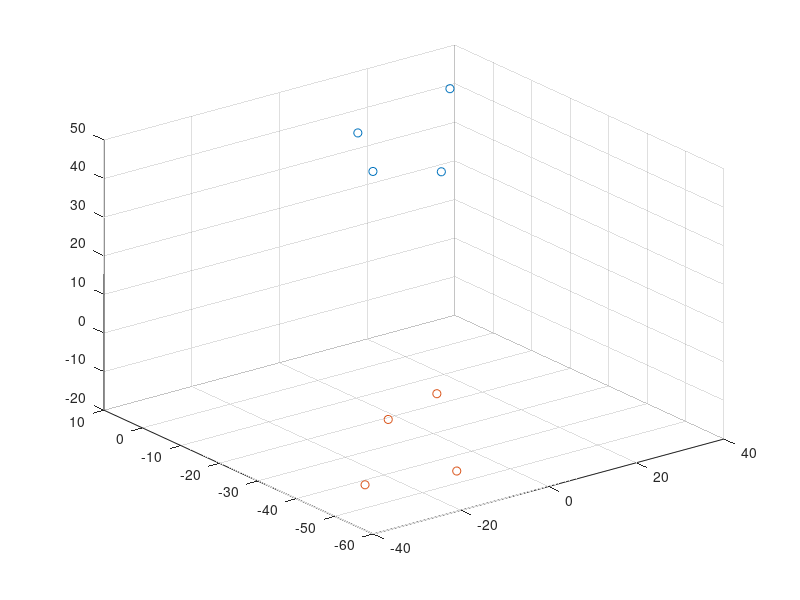
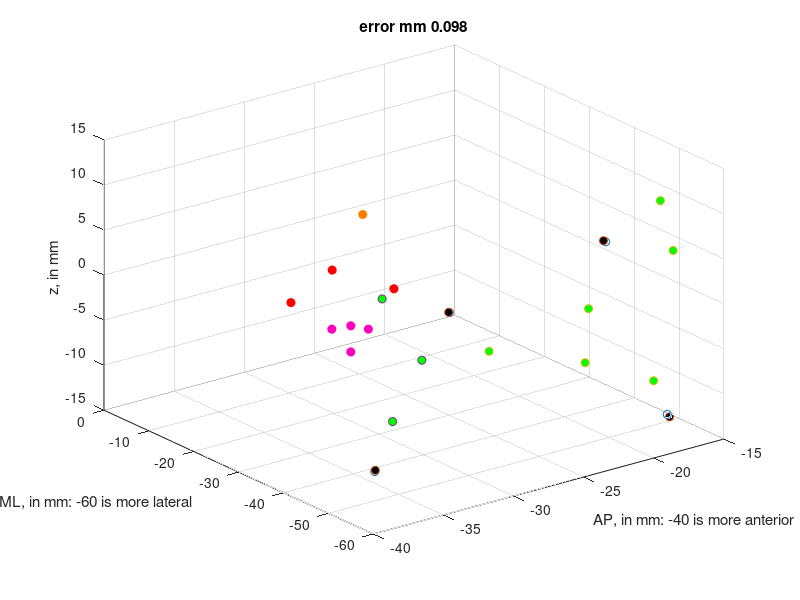

The MATLAB source for these figures, in order: (Note: this script raises an error after producing the figures.)
%%%% microCT (micro photonics) coordinates

%based on micro photonics dataviewer coordinates, finding center of
%fiducial/well by eye:

%xyz are in pixel units, each pixel is 20 micron isotropic. 

fiducial_locations=[378,72,2201; 
                    674, 72, 2255;
                    1372, 72, 2205; %double check 72 vs 74
                    878, 72, 1959;
                    1174, 72, 1955;
                    974, 72, 1607];
                
added_fiducial_locations=[928,72,1366;%(CT only shows holes) for right hemisphere added.    
                          1228,72,1270;
                          530,72,1213];              
                
% well_locations = [526, 80, 2007;%new orientation: 2
%                   1576, 80, 2257; %new orientation: 1
%                   698, 80, 1455;  %new orientation: 4
%                   1478, 80, 1211]; %new orientation: 3 -- %80-88 about equally likely for all wells. 

well_locations = [526, 80, 2007;
    698, 80, 1455;
    1576, 80, 2257;
    1478, 80, 1211;
    ];

           
              %plot to confirm no blatant data entry errors
% figure,
% scatter3(fiducial_locations(:,1),fiducial_locations(:,2),fiducial_locations(:,3)); hold all;
% scatter3(well_locations(:,1),well_locations(:,2),well_locations(:,3));
% scatter3(added_fiducial_locations(:,1),added_fiducial_locations(:,2),added_fiducial_locations(:,3));


% %compute some distances between points and compare to rough caliper measurement
% norm(fiducial_locations(1,:)-fiducial_locations(2,:))*20 %6mm, correct
% norm(fiducial_locations(2,:)-fiducial_locations(3,:))*20 %14mm, correct
% norm(fiducial_locations(3,:)-fiducial_locations(4,:))*20 %11mm, correct
% norm(fiducial_locations(4,:)-fiducial_locations(5,:))*20 %6mm, correct
% norm(fiducial_locations(5,:)-fiducial_locations(6,:))*20 %8mm, correct
% 
% norm(added_fiducial_locations(1,:)-added_fiducial_locations(2,:))*20 %6mm, correct
% norm(added_fiducial_locations(2,:)-added_fiducial_locations(3,:))*20 %14mm, correct
% 


%compute distances in calibrated xray of fiducials



%find well locations [in mm] in MRI
%based on Atomo 230512,
%/Users/alinapeter/Documents/Atomo_right_chamber_xray230512,
%MPRAGE_500mu_HF scan only, which was adjusted during scan and then in
%slicer so grid is straight. 

%locations in coordinates S, A, R
% MRI_well_locations=[-3.79, -17.88, 63.74;
%                           17.24, -13.12, 63.41;
%                           -0.41 -29.12 63.78;
%                           15.06 -33.96 63.53];
MRI_well_locations=[9.4, -22.5, -56.6; %top posterior well
    6.07, -33.5, -56.5;
    -12.24 -17.7 -56.3;
    -9.3 -38.7 -56.4];
% MRI_well_locations=[-9.4, -22.5, -56.6; %top posterior well
%     -6.07, -33.5, -56.5;
%     12.24 -17.7 -56.3;
%     9.3 -38.7 -56.4];

MRI_well_locations=[MRI_well_locations(:,2) MRI_well_locations(:,3) MRI_well_locations(:,1)];
%check distances between MRI well locations similar to differences in
%CT/reality.
% norm(MRI_well_locations(1,:)-MRI_well_locations(2,:)) %11.5, roughly correct
% norm(MRI_well_locations(2,:)-MRI_well_locations(3,:)) %24.2, correct
% norm(MRI_well_locations(3,:)-MRI_well_locations(4,:))  %21.2, roughly correct


 

%find amygdala top, bottom, center, M, L, and some blood vessel coordinates
%[in mm]

MRI_amy_locations=[-10.5 -24.65 -7; %down - (:,1) is z
                    -13.4 -24.65 -7; %left - 3 is 2 is x --> 1 make 3, 2 make 1, 3 make 2.
                   -11.4 -23.4 -7;
                   -10.3 -26 -7];
               
MRI_vessel_locations=[-5.9 -24.09 -1.1;
                   -6.6 -28.5 -5.7;
                   -4.7 -24.2 -15.2];
MRI_putamen =[                  1.5 -23.8 -7];

MRI_amy_locations=[MRI_amy_locations(:,2) MRI_amy_locations(:,3) MRI_amy_locations(:,1)];
MRI_vessel_locations=[MRI_vessel_locations(:,2) MRI_vessel_locations(:,3)  MRI_vessel_locations(:,1)];
MRI_putamen=[MRI_putamen(:,2) MRI_putamen(:,3) MRI_putamen(:,1)];
%convert fiducial + well location to mm
well_locations_mm = well_locations*20; %from pixel to micron
well_locations_mm = well_locations_mm*0.001; %from micron to mm


fiducial_locations_mm=fiducial_locations*20*0.001;
added_fiducial_locations_mm=added_fiducial_locations*20*0.001;

%find vector to shift from MRI well location to fiducial well location
%based on each location separately, or minimizing all points


figure,
scatter3(well_locations_mm(:,1),well_locations_mm(:,2),well_locations_mm(:,3)); hold all;
scatter3(MRI_well_locations(:,1),MRI_well_locations(:,2),MRI_well_locations(:,3))



%Procrustes tilt to MRI locations
meanMRISpace = mean(MRI_well_locations,1); %targetSpace delta
meanxraySpace   = mean(well_locations_mm,1); %mu
%

M=(well_locations_mm-meanxraySpace);
[Ux,S_xray,Vx]=svd(M);


M=(MRI_well_locations-meanMRISpace);
[Uc,S_MRI,Vc]=svd(M);
S_MRI=S_MRI(1:3,:); %Vc transposed compared to python
Uc=Uc(:,1:3);
F_MRI=Uc*S_MRI; %principle components of target space
[U_xray_to_F_MRI,~,V_xray_to_F_MRI]=svd((well_locations_mm-meanxraySpace)'*F_MRI);
Qf=U_xray_to_F_MRI*(V_xray_to_F_MRI');
Qa1=U_xray_to_F_MRI*diag([1,1,1])*V_xray_to_F_MRI';
Qa2=U_xray_to_F_MRI*diag([1,1,-1])*V_xray_to_F_MRI';

xrayCenter_a1=(zeros(1,3)-meanxraySpace)*Qa1*Vc'+meanMRISpace;
%xrayCenter_a2=(zeros(1,3)-meanxraySpace)*Qa2*Vc'+meanMRISpace;


%if norm(xrayCenterInMRI_hat-xrayCenter_a1)<norm(xrayCenterInMRI_hat-xrayCenter_a2)
    
    well_locations_mmA1=((well_locations_mm-meanxraySpace)*Qa1*Vc')+meanMRISpace;
    
%else
    
    %well_locations_mmA2=(well_locations_mm-meanxraySpace)*Qa2*Vc+meanMRISpace;
    
%end

%move CT into MRI space 
well_locations_mm=well_locations_mmA1;
fiducial_locations_mm=((fiducial_locations_mm-meanxraySpace)*Qa1*Vc')+meanMRISpace;
added_fiducial_locations_mm=((added_fiducial_locations_mm-meanxraySpace)*Qa1*Vc')+meanMRISpace;

figure,
scatter3(well_locations_mmA1(:,1),well_locations_mmA1(:,2),well_locations_mmA1(:,3)); hold all;
%scatter3(well_locations_mmA2(:,1),well_locations_mmA2(:,2),well_locations_mmA2(:,3));
%hold all;this is clearly the failed case. 

scatter3(MRI_well_locations(:,1),MRI_well_locations(:,2),MRI_well_locations(:,3),'MarkerFaceColor','k')
scatter3(fiducial_locations_mm(:,1),fiducial_locations_mm(:,2),fiducial_locations_mm(:,3),'MarkerFaceColor','g')
scatter3(added_fiducial_locations_mm(:,1),added_fiducial_locations_mm(:,2),added_fiducial_locations_mm(:,3),'MarkerFaceColor','g')
scatter3(MRI_amy_locations(:,1),MRI_amy_locations(:,2),MRI_amy_locations(:,3),'MarkerFaceColor',[1 0 0.75],'MarkerEdgeColor',[1 0 0.75])
scatter3(MRI_vessel_locations(:,1),MRI_vessel_locations(:,2),MRI_vessel_locations(:,3),'MarkerFaceColor',[1 0 0],'MarkerEdgeColor',[1 0 0])

scatter3(MRI_putamen(:,1),MRI_putamen(:,2),MRI_putamen(:,3),'MarkerFaceColor',[1 0.5 0],'MarkerEdgeColor',[1 0.5 0])



error=mean(abs(well_locations_mmA1-MRI_well_locations),'all');
title(['error mm ' num2str(error,2)])
xlabel('AP, in mm: -40 is more anterior')
ylabel('ML, in mm: -60 is more lateral')
zlabel('z, in mm')






save('/Users/alinapeter/Documents/MatlabCode/microCT_fiducials_wells_xrayArm_MRI_Atomo_230512.mat','well_locations_mm','MRI_well_locations','fiducial_locations_mm','added_fiducial_locations_mm',...
                                        'MRI_amy_locations','MRI_vessel_locations','MRI_putamen')



